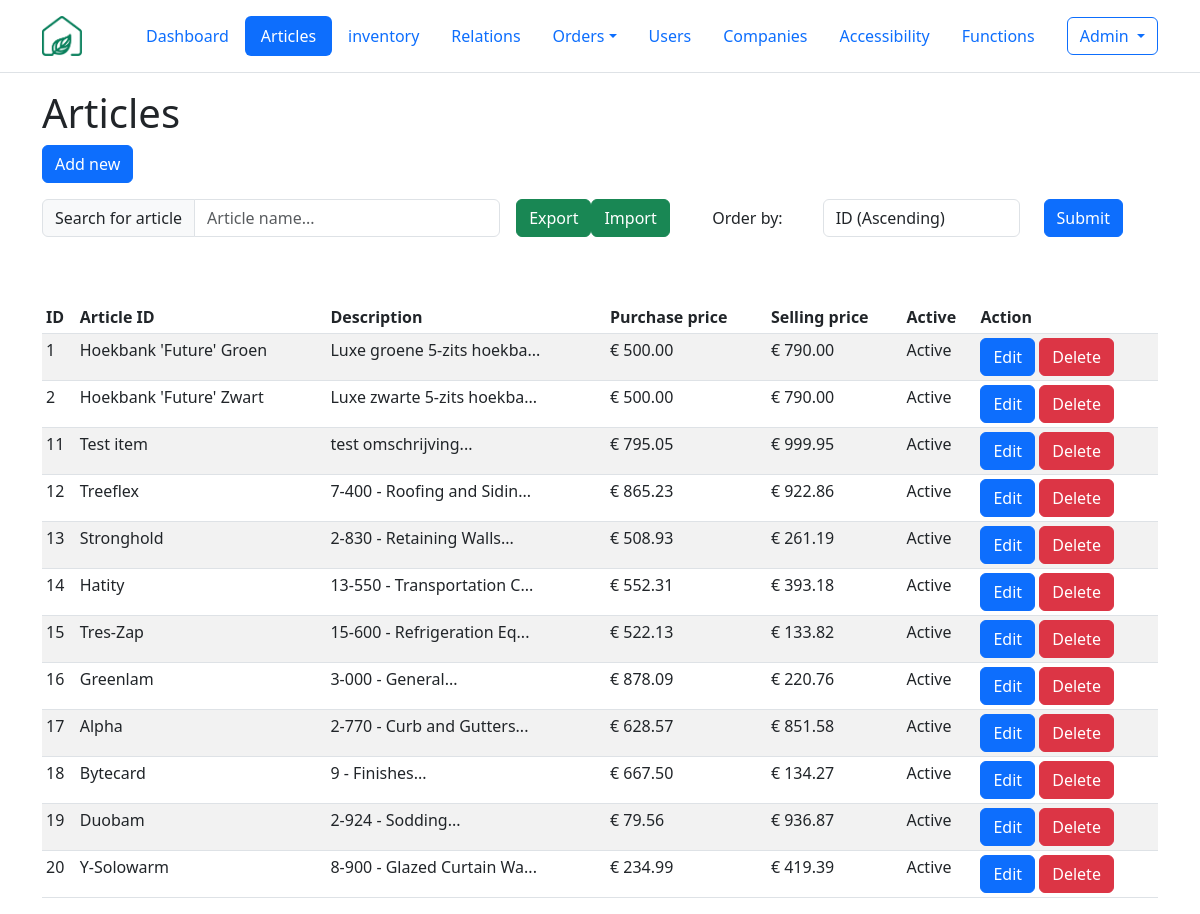
Screenshot of /php/articles/GUI_articles.php (signed in) with the database file from the repository.
### tables this page shows
CREATE TABLE articles (
  id int(10) NOT NULL,
  name varchar(255) NOT NULL,
  description varchar(1500),
  purchase_price decimal(10,2),
  selling_price decimal(10,2),
  is_active tinyint(1) NOT NULL DEFAULT 1,
  image_data MEDIUMBLOB,
  image_mime varchar(50)
);

### php/articles/GUI_articles.php (the view, shortened to what this page needs)
<?php
require_once '../include/db_connect.php';
?>
<!DOCTYPE html>
<html lang="en" data-bs-theme="light">
  <head>
    <link href="https://cdn.jsdelivr.net/npm/bootstrap@5.3.0-alpha1/dist/css/bootstrap.min.css" rel="stylesheet">
  </head>
  <header class="p-3 mb-3 border-bottom">
    <div class="container">
      <div class="d-flex flex-wrap align-items-center justify-content-center justify-content-lg-start">
        <a href="../../dashboard.php" class="d-flex align-items-center mb-2 mb-lg-0 text-dark text-decoration-none me-5">
          <img src="../../images/logo.png" alt="company logo" srcset="" width="40" height="40">
        </a>
        <ul class="nav col-12 col-lg-auto me-lg-auto mb-2 justify-content-center mb-md-0 nav-pills">
          <li class="nav-item"><a href="../../dashboard.php" class="nav-link">Dashboard</a></li>
          <li class="nav-item"><a href="../articles/GUI_articles.php" class="nav-link active" aria-current="page">Articles</a></li>
          <li class="nav-item"><a href="../stock/GUI_stock.php" class="nav-link" >inventory</a></li>
          <li class="nav-item"><a href="../relations/GUI_relations.php" class="nav-link" aria-current="page" >Relations</a></li>
          <li class="nav-item dropdown">
            <a class="nav-link dropdown-toggle" data-bs-toggle="dropdown" href="#" role="button" aria-expanded="false">Orders</a>
          </li>
          <li class="nav-item"><a href="../users/GUI_users.php" class="nav-link">Users</a></li>
          <li class="nav-item "><a class="nav-link" href="../companies/GUI_companies.php">Companies</a></li>
          <li class="nav-item "><a class="nav-link" href="../accessibilities/GUI_accessibilities.php">Accessibility</a></li>
          <li class="nav-item "><a  href="../functions/GUI_functions.php" class="nav-link">Functions</a></li>
        </ul>
        <?php
          if(isset($_SESSION['user_id'])):?>
            <div class='dropdown text-end'>
              <button class="btn btn-outline-primary dropdown-toggle" type="button" data-bs-toggle="dropdown" aria-expanded="false">
              <?=$_SESSION['user_name']?>
              </button>
            </div>
          <?php else :?>
            <div class='nav-item ml-auto'>
            <a href='../users/GUI_login.php' class='btn btn-outline-primary'>Login</a>
            </div>
          <?php endif;?>
      </div>
    </div>
  </header>
  <body>
    <div class="container">
      <h1>Articles</h1>
      <button class='btn btn-primary' data-bs-toggle='modal' data-bs-target='#newArticleModal'>Add new</button>
      <br>
    <div class="d-flex align-items-center mb-5">
      <div class="input-group my-3 me-3">
        <span class="input-group-text" id="tableSearchBar">Search for article</span>
        <input type="text" class="form-control" id="searchInput" placeholder="Article name..." aria-label="articlename" aria-describedby="tableSearchBar" onkeyup="tableSearch()">
      </div>
      <a href="../include/exportData.php?report=exportArticles" class="btn btn-success my-3">Export</a>
      <a href="#" class="btn btn-primary my-3 btn-success" data-bs-toggle="modal" data-bs-target="#csvImportModal">Import</a>
      <div class="container d-flex align-items-center justify-content-end my-3 me-3">
        <form method="get">
          <div class="form-group row align-items-center">
            <label for="order_by" class="col-sm-3 col-form-label">Order by:</label>
            <div class="col-sm-6">
              <select class="form-control" id="order_by" name="order_by">
                <option value="id_asc">ID (Ascending)</option>
              </select>
            </div>
            <div class="col-sm-3">
              <button type="submit" class="btn btn-primary">Submit</button>
            </div>
          </div>
        </form>
      </div>
    </div>
      <table class="table table-striped table-sm" id="table">
        <thead>
          <tr>
            <th>ID</th>
            <th>Article ID</th>
            <th>Description</th>
            <th>Purchase price</th>
            <th>Selling price</th>
            <th>Active</th>
            <th>Action</th>
          </tr>
        </thead>
        <tbody>
        <?php
        $records_per_page = 25;
        $current_page = isset($_GET['page']) && is_numeric($_GET['page']) ? (int)$_GET['page'] : 1;
        $offset = ($current_page - 1) * $records_per_page;
        if(isset($_GET["order_by"])){
          $get_order_by = $_GET["order_by"];
          switch($get_order_by) {
            case "name_asc":
              $order_by = "name ASC";
              break;
            case "name_desc":
              $order_by = "name DESC";
              break;
            case "id_asc":
              $order_by = "id ASC";
              break;
            case "id_desc":
              $order_by = "id DESC";
              break;
            case "selling_price_asc":
              $order_by = "selling_price ASC";
              break;
            case "selling_price_desc":
              $order_by = "selling_price DESC";
              break;
            default:
              $order_by = "id ASC";
          }
        } else {
          $order_by = "id ASC";
        }
        $sql = "SELECT id, name, CONCAT(LEFT(description, 25),'...') AS 'description', CONCAT('€ ', purchase_price) AS purchase_price, CONCAT('€ ', selling_price) AS selling_price, IF(is_active = 1, 'Active', 'Inactive') AS 'active_status'
        FROM articles
        ORDER BY $order_by
        LIMIT $records_per_page
        OFFSET $offset;";
        $result = $connection->query($sql);
        while($row = $result->fetch_assoc()) {
          echo "<tr>
          <td>$row[id]</td>
          <td>$row[name]</td>
          <td>$row[description]</td>
          <td>$row[purchase_price]</td>
          <td>$row[selling_price]</td>
          <td>$row[active_status]</td>
          <td>
          <a class='btn btn-primary' href='GUI_articleEditor.php?id=$row[id]'>Edit</a>
          <a class='btn btn-danger' href='controller_article.php?action=delete&id=$row[id]'>Delete</a>
          </td>
          </tr>";
        }
        ?>
        </tbody>
      </table>
    </div>
  </body>
</html>

### rows the page displays
articles: id "1", name "Hoekbank 'Future' Groen", row "Luxe groene 5-zits hoekba...", row "€ 500.00", row "€ 790.00", row "Active"
articles: id "2", name "Hoekbank 'Future' Zwart", row "Luxe zwarte 5-zits hoekba...", row "€ 500.00", row "€ 790.00", row "Active"
articles: id "11", name "Test item", row "test omschrijving...", row "€ 795.05", row "€ 999.95", row "Active"
articles: id "12", name "Treeflex", row "7-400 - Roofing and Sidin...", row "€ 865.23", row "€ 922.86", row "Active"
articles: id "13", name "Stronghold", row "2-830 - Retaining Walls...", row "€ 508.93", row "€ 261.19", row "Active"
articles: id "14", name "Hatity", row "13-550 - Transportation C...", row "€ 552.31", row "€ 393.18", row "Active"
articles: id "15", name "Tres-Zap", row "15-600 - Refrigeration Eq...", row "€ 522.13", row "€ 133.82", row "Active"
articles: id "16", name "Greenlam", row "3-000 - General...", row "€ 878.09", row "€ 220.76", row "Active"
articles: id "17", name "Alpha", row "2-770 - Curb and Gutters...", row "€ 628.57", row "€ 851.58", row "Active"
articles: id "18", name "Bytecard", row "9 - Finishes...", row "€ 667.50", row "€ 134.27", row "Active"
articles: id "19", name "Duobam", row "2-924 - Sodding...", row "€ 79.56", row "€ 936.87", row "Active"
articles: id "20", name "Y-Solowarm", row "8-900 - Glazed Curtain Wa...", row "€ 234.99", row "€ 419.39", row "Active"

### other values shown
$_SESSION['user_name'] "Admin"
